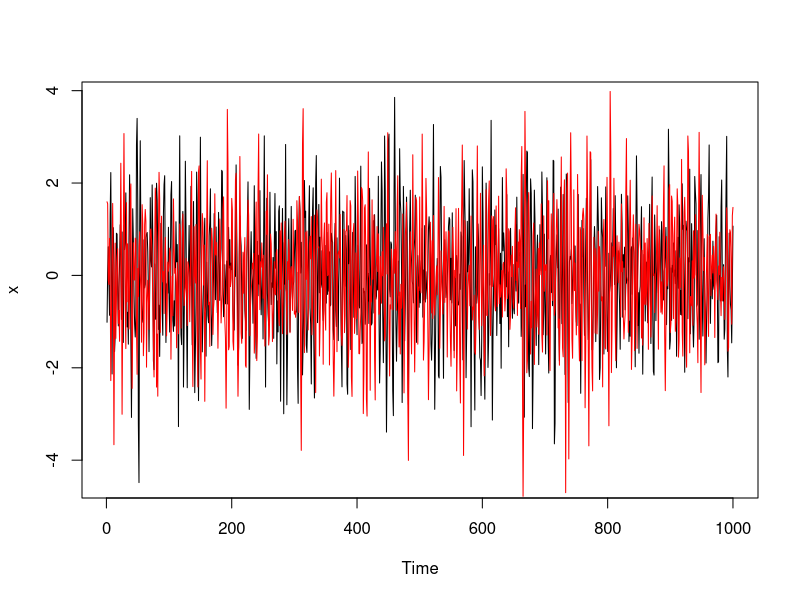

Source code (R):
## ARMA(2,1)モデルのシミュレーション
n <- 1000
a <- c(0.8, -0.64) # AR の係数
b <- -0.5 # MA の係数
# for文で生成
epsilon <- rnorm(n)
x0 <- rnorm(2) # 初期値を乱数で指定
x <- ts(double(n))
x[1:2] <- x0
for(i in 3:n) x[i] <- a %*% x[i - 1:2] + b*epsilon[i-1] + epsilon[i]
plot(x)
# arima.simで生成する方法(初期値の指定は出来ない)
# 関数arma.simのノイズはデフォルトでは標準正規列
y <- arima.sim(list(ar=a, ma = b), n)
lines(y,col="red")
